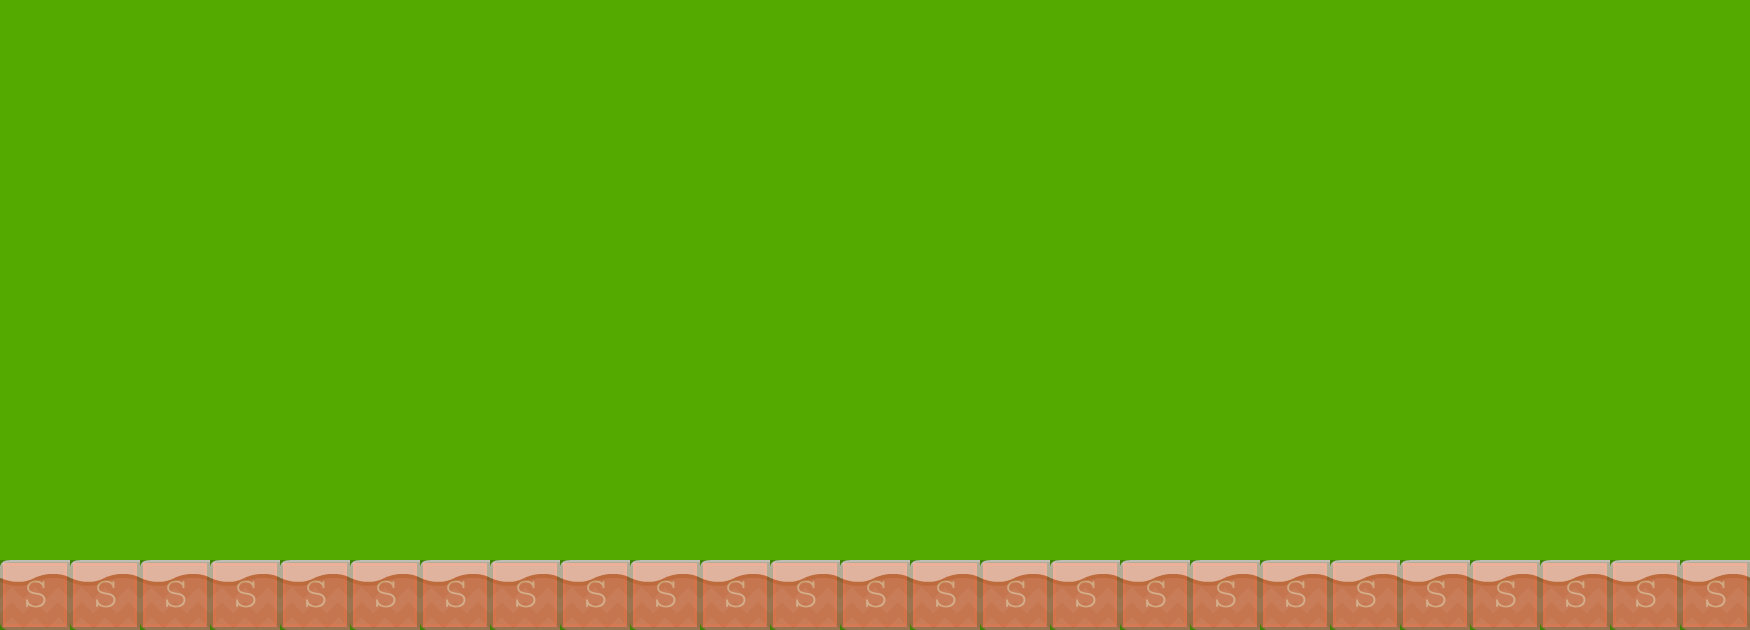

A 2D game scene composited from a Tiled map and its tileset images. What follows is a short description and the map's XML, with each tile layer's data collapsed to a summary:
An orthogonal 25x9 tile map with 70x70 px tiles, 2 tile layers (background, Collision), 2 tilesets.

<map version="1.0" orientation="orthogonal" renderorder="right-down" width="25" height="9" tilewidth="70" tileheight="70" backgroundcolor="#55aa00">
 <tileset firstgid="1" name="background-tiles" tilewidth="70" tileheight="70">
  <image source="../img/background-tiles.png" width="910" height="910" />
 </tileset>
 <tileset firstgid="170" name="meta-tiles" tilewidth="70" tileheight="70">
  <image source="../img/meta-tiles.png" width="350" height="70" />
 </tileset>
 <layer name="background" width="25" height="9">
  <data>[225 cells, 25 non-empty, 1 distinct tile ids]</data>
 </layer>
 <layer name="Collision" width="25" height="9" opacity="0.23">
  <data>[225 cells, 25 non-empty, 1 distinct tile ids]</data>
 </layer>
</map>
